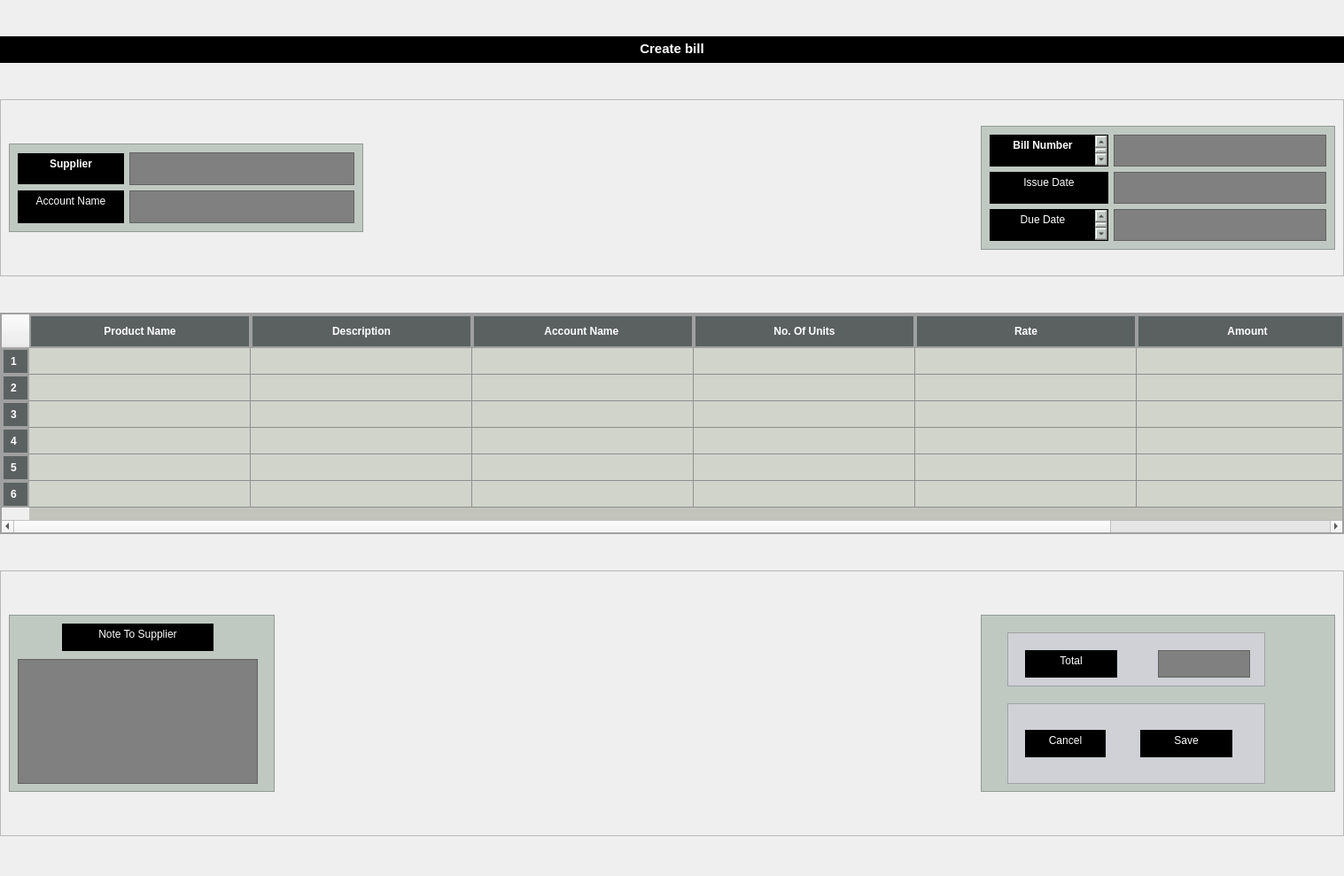
<?xml version="1.0" encoding="UTF-8"?>
<ui version="4.0">
 <class>CreateBill</class>
 <widget class="QMainWindow" name="CreateBill">
  <property name="geometry">
   <rect>
    <x>0</x>
    <y>0</y>
    <width>1517</width>
    <height>989</height>
   </rect>
  </property>
  <property name="windowTitle">
   <string>bill1</string>
  </property>
  <property name="styleSheet">
   <string notr="true">QTextEdit{
	background-color:black;
color:white;
font: 900 9pt &quot;Segoe UI Black&quot;;
}</string>
  </property>
  <widget class="QWidget" name="centralwidget">
   <layout class="QVBoxLayout" name="verticalLayout">
    <property name="spacing">
     <number>0</number>
    </property>
    <property name="leftMargin">
     <number>0</number>
    </property>
    <property name="topMargin">
     <number>0</number>
    </property>
    <property name="rightMargin">
     <number>0</number>
    </property>
    <property name="bottomMargin">
     <number>0</number>
    </property>
    <item>
     <widget class="QTextEdit" name="Createbill">
      <property name="minimumSize">
       <size>
        <width>50</width>
        <height>20</height>
       </size>
      </property>
      <property name="maximumSize">
       <size>
        <width>4543543</width>
        <height>30</height>
       </size>
      </property>
      <property name="styleSheet">
       <string notr="true">background-color:black;
color:white;
font: 800 11pt &quot;Rockwell Extra Bold&quot;;
</string>
      </property>
      <property name="html">
       <string>&lt;!DOCTYPE HTML PUBLIC &quot;-//W3C//DTD HTML 4.0//EN&quot; &quot;http://www.w3.org/TR/REC-html40/strict.dtd&quot;&gt;
&lt;html&gt;&lt;head&gt;&lt;meta name=&quot;qrichtext&quot; content=&quot;1&quot; /&gt;&lt;meta charset=&quot;utf-8&quot; /&gt;&lt;style type=&quot;text/css&quot;&gt;
p, li { white-space: pre-wrap; }
hr { height: 1px; border-width: 0; }
li.unchecked::marker { content: &quot;\2610&quot;; }
li.checked::marker { content: &quot;\2612&quot;; }
&lt;/style&gt;&lt;/head&gt;&lt;body style=&quot; font-family:'Rockwell Extra Bold'; font-size:11pt; font-weight:800; font-style:normal;&quot;&gt;
&lt;p align=&quot;center&quot; style=&quot; margin-top:12px; margin-bottom:12px; margin-left:0px; margin-right:0px; -qt-block-indent:0; text-indent:0px;&quot;&gt;&lt;span style=&quot; font-family:'Segoe UI'; font-weight:700;&quot;&gt;Create bill&lt;/span&gt;&lt;/p&gt;&lt;/body&gt;&lt;/html&gt;</string>
      </property>
     </widget>
    </item>
    <item>
     <widget class="QFrame" name="TopFrame">
      <property name="minimumSize">
       <size>
        <width>900</width>
        <height>150</height>
       </size>
      </property>
      <property name="maximumSize">
       <size>
        <width>16777215</width>
        <height>200</height>
       </size>
      </property>
      <property name="frameShape">
       <enum>QFrame::StyledPanel</enum>
      </property>
      <property name="frameShadow">
       <enum>QFrame::Raised</enum>
      </property>
      <layout class="QGridLayout" name="gridLayout">
       <item row="0" column="0">
        <widget class="QFrame" name="frame1">
         <property name="minimumSize">
          <size>
           <width>300</width>
           <height>50</height>
          </size>
         </property>
         <property name="maximumSize">
          <size>
           <width>400</width>
           <height>100</height>
          </size>
         </property>
         <property name="styleSheet">
          <string notr="true">background-color:rgb(191,201,194);


</string>
         </property>
         <property name="frameShape">
          <enum>QFrame::StyledPanel</enum>
         </property>
         <property name="frameShadow">
          <enum>QFrame::Raised</enum>
         </property>
         <layout class="QGridLayout" name="gridLayout_3">
          <item row="0" column="0">
           <widget class="QTextEdit" name="textEdit_2">
            <property name="minimumSize">
             <size>
              <width>120</width>
              <height>35</height>
             </size>
            </property>
            <property name="maximumSize">
             <size>
              <width>120</width>
              <height>35</height>
             </size>
            </property>
            <property name="styleSheet">
             <string notr="true">background-color:black;
color:white;
font: 900 9pt &quot;Segoe UI Black&quot;;</string>
            </property>
            <property name="html">
             <string>&lt;!DOCTYPE HTML PUBLIC &quot;-//W3C//DTD HTML 4.0//EN&quot; &quot;http://www.w3.org/TR/REC-html40/strict.dtd&quot;&gt;
&lt;html&gt;&lt;head&gt;&lt;meta name=&quot;qrichtext&quot; content=&quot;1&quot; /&gt;&lt;meta charset=&quot;utf-8&quot; /&gt;&lt;style type=&quot;text/css&quot;&gt;
p, li { white-space: pre-wrap; }
hr { height: 1px; border-width: 0; }
li.unchecked::marker { content: &quot;\2610&quot;; }
li.checked::marker { content: &quot;\2612&quot;; }
&lt;/style&gt;&lt;/head&gt;&lt;body style=&quot; font-family:'Segoe UI Black'; font-size:9pt; font-weight:900; font-style:normal;&quot;&gt;
&lt;p align=&quot;center&quot; style=&quot; margin-top:0px; margin-bottom:0px; margin-left:0px; margin-right:0px; -qt-block-indent:0; text-indent:0px;&quot;&gt;&lt;span style=&quot; font-family:'Segoe UI'; font-weight:700;&quot;&gt;Supplier&lt;/span&gt;&lt;/p&gt;&lt;/body&gt;&lt;/html&gt;</string>
            </property>
           </widget>
          </item>
          <item row="0" column="1">
           <widget class="QTextEdit" name="textEdit_3">
            <property name="minimumSize">
             <size>
              <width>200</width>
              <height>35</height>
             </size>
            </property>
            <property name="styleSheet">
             <string notr="true">background-color:grey;
color:white;
font: 900 9pt &quot;Segoe UI Black&quot;;</string>
            </property>
           </widget>
          </item>
          <item row="1" column="0">
           <widget class="QTextEdit" name="textEdit_4">
            <property name="minimumSize">
             <size>
              <width>120</width>
              <height>35</height>
             </size>
            </property>
            <property name="maximumSize">
             <size>
              <width>120</width>
              <height>16777215</height>
             </size>
            </property>
            <property name="styleSheet">
             <string notr="true">background-color:black;
color:white;
font: 900 9pt &quot;Segoe UI Black&quot;;</string>
            </property>
            <property name="html">
             <string>&lt;!DOCTYPE HTML PUBLIC &quot;-//W3C//DTD HTML 4.0//EN&quot; &quot;http://www.w3.org/TR/REC-html40/strict.dtd&quot;&gt;
&lt;html&gt;&lt;head&gt;&lt;meta name=&quot;qrichtext&quot; content=&quot;1&quot; /&gt;&lt;meta charset=&quot;utf-8&quot; /&gt;&lt;style type=&quot;text/css&quot;&gt;
p, li { white-space: pre-wrap; }
hr { height: 1px; border-width: 0; }
li.unchecked::marker { content: &quot;\2610&quot;; }
li.checked::marker { content: &quot;\2612&quot;; }
&lt;/style&gt;&lt;/head&gt;&lt;body style=&quot; font-family:'Segoe UI Black'; font-size:9pt; font-weight:900; font-style:normal;&quot;&gt;
&lt;p align=&quot;center&quot; style=&quot; margin-top:0px; margin-bottom:0px; margin-left:0px; margin-right:0px; -qt-block-indent:0; text-indent:0px;&quot;&gt;&lt;span style=&quot; font-family:'Sans Serif'; font-weight:400;&quot;&gt;Account Name&lt;/span&gt;&lt;/p&gt;&lt;/body&gt;&lt;/html&gt;</string>
            </property>
           </widget>
          </item>
          <item row="1" column="1">
           <widget class="QTextEdit" name="textEdit_5">
            <property name="minimumSize">
             <size>
              <width>0</width>
              <height>35</height>
             </size>
            </property>
            <property name="styleSheet">
             <string notr="true">background-color:grey;
color:white;
font: 900 9pt &quot;Segoe UI Black&quot;;</string>
            </property>
           </widget>
          </item>
         </layout>
        </widget>
       </item>
       <item row="0" column="2">
        <widget class="QFrame" name="frame2">
         <property name="minimumSize">
          <size>
           <width>300</width>
           <height>120</height>
          </size>
         </property>
         <property name="maximumSize">
          <size>
           <width>400</width>
           <height>140</height>
          </size>
         </property>
         <property name="styleSheet">
          <string notr="true">background-color:rgb(191,201,194);
</string>
         </property>
         <property name="frameShape">
          <enum>QFrame::StyledPanel</enum>
         </property>
         <property name="frameShadow">
          <enum>QFrame::Raised</enum>
         </property>
         <layout class="QGridLayout" name="gridLayout_4">
          <item row="0" column="0">
           <widget class="QTextEdit" name="Billbutton">
            <property name="minimumSize">
             <size>
              <width>120</width>
              <height>0</height>
             </size>
            </property>
            <property name="maximumSize">
             <size>
              <width>150</width>
              <height>16777215</height>
             </size>
            </property>
            <property name="styleSheet">
             <string notr="true">background-color:black;
color:white;
font: 900 9pt &quot;Segoe UI Black&quot;;</string>
            </property>
            <property name="html">
             <string>&lt;!DOCTYPE HTML PUBLIC &quot;-//W3C//DTD HTML 4.0//EN&quot; &quot;http://www.w3.org/TR/REC-html40/strict.dtd&quot;&gt;
&lt;html&gt;&lt;head&gt;&lt;meta name=&quot;qrichtext&quot; content=&quot;1&quot; /&gt;&lt;meta charset=&quot;utf-8&quot; /&gt;&lt;style type=&quot;text/css&quot;&gt;
p, li { white-space: pre-wrap; }
hr { height: 1px; border-width: 0; }
li.unchecked::marker { content: &quot;\2610&quot;; }
li.checked::marker { content: &quot;\2612&quot;; }
&lt;/style&gt;&lt;/head&gt;&lt;body style=&quot; font-family:'Segoe UI Black'; font-size:9pt; font-weight:900; font-style:normal;&quot;&gt;
&lt;p align=&quot;center&quot; style=&quot; margin-top:0px; margin-bottom:0px; margin-left:0px; margin-right:0px; -qt-block-indent:0; text-indent:0px;&quot;&gt;&lt;span style=&quot; font-family:'Segoe UI'; font-weight:700;&quot;&gt;Bill Number&lt;/span&gt;&lt;/p&gt;
&lt;p align=&quot;center&quot; style=&quot;-qt-paragraph-type:empty; margin-top:0px; margin-bottom:0px; margin-left:0px; margin-right:0px; -qt-block-indent:0; text-indent:0px; font-family:'Segoe UI'; font-weight:700;&quot;&gt;&lt;br /&gt;&lt;/p&gt;
&lt;p align=&quot;center&quot; style=&quot;-qt-paragraph-type:empty; margin-top:0px; margin-bottom:0px; margin-left:0px; margin-right:0px; -qt-block-indent:0; text-indent:0px; font-family:'Segoe UI'; font-weight:700;&quot;&gt;&lt;br /&gt;&lt;/p&gt;&lt;/body&gt;&lt;/html&gt;</string>
            </property>
           </widget>
          </item>
          <item row="0" column="1">
           <widget class="QTextEdit" name="BillSpace">
            <property name="styleSheet">
             <string notr="true">background-color:grey;
color:white;
font: 900 9pt &quot;Segoe UI Black&quot;;</string>
            </property>
           </widget>
          </item>
          <item row="1" column="0">
           <widget class="QTextEdit" name="IssueDateButton">
            <property name="maximumSize">
             <size>
              <width>150</width>
              <height>16777215</height>
             </size>
            </property>
            <property name="styleSheet">
             <string notr="true">background-color:black;
color:white;
font: 900 9pt &quot;Segoe UI Black&quot;;</string>
            </property>
            <property name="html">
             <string>&lt;!DOCTYPE HTML PUBLIC &quot;-//W3C//DTD HTML 4.0//EN&quot; &quot;http://www.w3.org/TR/REC-html40/strict.dtd&quot;&gt;
&lt;html&gt;&lt;head&gt;&lt;meta name=&quot;qrichtext&quot; content=&quot;1&quot; /&gt;&lt;meta charset=&quot;utf-8&quot; /&gt;&lt;style type=&quot;text/css&quot;&gt;
p, li { white-space: pre-wrap; }
hr { height: 1px; border-width: 0; }
li.unchecked::marker { content: &quot;\2610&quot;; }
li.checked::marker { content: &quot;\2612&quot;; }
&lt;/style&gt;&lt;/head&gt;&lt;body style=&quot; font-family:'Segoe UI Black'; font-size:9pt; font-weight:900; font-style:normal;&quot;&gt;
&lt;p align=&quot;center&quot; style=&quot; margin-top:0px; margin-bottom:0px; margin-left:0px; margin-right:0px; -qt-block-indent:0; text-indent:0px;&quot;&gt;&lt;span style=&quot; font-family:'Segoe UI'; font-weight:400;&quot;&gt;Issue Date&lt;/span&gt;&lt;/p&gt;&lt;/body&gt;&lt;/html&gt;</string>
            </property>
           </widget>
          </item>
          <item row="1" column="1">
           <widget class="QTextEdit" name="IssueDate">
            <property name="styleSheet">
             <string notr="true">background-color:grey;
color:white;
font: 900 9pt &quot;Segoe UI Black&quot;;</string>
            </property>
           </widget>
          </item>
          <item row="2" column="0">
           <widget class="QTextEdit" name="DueDateButton">
            <property name="maximumSize">
             <size>
              <width>150</width>
              <height>16777215</height>
             </size>
            </property>
            <property name="styleSheet">
             <string notr="true">background-color:black;
color:white;
font: 900 9pt &quot;Segoe UI Black&quot;;</string>
            </property>
            <property name="html">
             <string>&lt;!DOCTYPE HTML PUBLIC &quot;-//W3C//DTD HTML 4.0//EN&quot; &quot;http://www.w3.org/TR/REC-html40/strict.dtd&quot;&gt;
&lt;html&gt;&lt;head&gt;&lt;meta name=&quot;qrichtext&quot; content=&quot;1&quot; /&gt;&lt;meta charset=&quot;utf-8&quot; /&gt;&lt;style type=&quot;text/css&quot;&gt;
p, li { white-space: pre-wrap; }
hr { height: 1px; border-width: 0; }
li.unchecked::marker { content: &quot;\2610&quot;; }
li.checked::marker { content: &quot;\2612&quot;; }
&lt;/style&gt;&lt;/head&gt;&lt;body style=&quot; font-family:'Segoe UI Black'; font-size:9pt; font-weight:900; font-style:normal;&quot;&gt;
&lt;p align=&quot;center&quot; style=&quot; margin-top:0px; margin-bottom:0px; margin-left:0px; margin-right:0px; -qt-block-indent:0; text-indent:0px;&quot;&gt;&lt;span style=&quot; font-family:'Segoe UI'; font-weight:400;&quot;&gt;Due Date&lt;/span&gt;&lt;/p&gt;
&lt;p align=&quot;center&quot; style=&quot;-qt-paragraph-type:empty; margin-top:0px; margin-bottom:0px; margin-left:0px; margin-right:0px; -qt-block-indent:0; text-indent:0px; font-family:'Segoe UI'; font-weight:400;&quot;&gt;&lt;br /&gt;&lt;/p&gt;&lt;/body&gt;&lt;/html&gt;</string>
            </property>
           </widget>
          </item>
          <item row="2" column="1">
           <widget class="QTextEdit" name="DueDate">
            <property name="styleSheet">
             <string notr="true">background-color:grey;
color:white;
font: 900 9pt &quot;Segoe UI Black&quot;;</string>
            </property>
           </widget>
          </item>
         </layout>
        </widget>
       </item>
       <item row="0" column="1">
        <spacer name="horizontalSpacer">
         <property name="orientation">
          <enum>Qt::Horizontal</enum>
         </property>
         <property name="sizeHint" stdset="0">
          <size>
           <width>209</width>
           <height>20</height>
          </size>
         </property>
        </spacer>
       </item>
      </layout>
     </widget>
    </item>
    <item>
     <widget class="QTableWidget" name="tableWidget">
      <property name="minimumSize">
       <size>
        <width>600</width>
        <height>100</height>
       </size>
      </property>
      <property name="maximumSize">
       <size>
        <width>16777215</width>
        <height>250</height>
       </size>
      </property>
      <property name="styleSheet">
       <string notr="true">QTableWidget {
    background-color: rgb(194,196,188);     /* Background color of the table */
    gridline-color: #8F8F8F;        /* Gridline color */
    border: 2px solid #A0A0A0;      /* Border around the table */
}

QHeaderView::section {
    background-color: rgb(91,97,97); 
color:white;     /* Header background color */
    padding: 8px;                   /* Header padding */
    font-weight: bold;              /* Header font */
    border: 2px solid #A0A0A0;      /* Border around headers */
}

QTableWidget::item {
    padding: 5px;                   /* Padding for cells */
    background-color: rgb(209,212,203);      /* Default background color for cells */
}

QTableWidget::item:alternate {
    background-color: rgb(233,245,201);      /* Alternating row color */
}

QTableWidget::item:selected {
    background-color: #A0A0FF;      /* Background color when a cell is selected */
    color: white;                   /* Text color when a cell is selected */
}

QTableWidget QScrollBar:vertical {
    background: #F5F5F5;            /* Vertical scrollbar background */
    width: 15px;                    /* Scrollbar width */
}

QTableWidget QScrollBar::handle:vertical {
    background: #B0B0B0;            /* Vertical scrollbar handle color */
    border-radius: 4px;             /* Rounded scrollbar handle */
}
</string>
      </property>
      <property name="textElideMode">
       <enum>Qt::ElideMiddle</enum>
      </property>
      <property name="rowCount">
       <number>6</number>
      </property>
      <property name="columnCount">
       <number>6</number>
      </property>
      <attribute name="horizontalHeaderDefaultSectionSize">
       <number>250</number>
      </attribute>
      <attribute name="horizontalHeaderStretchLastSection">
       <bool>true</bool>
      </attribute>
      <row/>
      <row/>
      <row/>
      <row/>
      <row/>
      <row/>
      <column>
       <property name="text">
        <string>Product Name</string>
       </property>
      </column>
      <column>
       <property name="text">
        <string>Description</string>
       </property>
      </column>
      <column>
       <property name="text">
        <string>Account Name </string>
       </property>
      </column>
      <column>
       <property name="text">
        <string>No. Of Units</string>
       </property>
      </column>
      <column>
       <property name="text">
        <string>Rate</string>
       </property>
      </column>
      <column>
       <property name="text">
        <string>Amount</string>
       </property>
      </column>
     </widget>
    </item>
    <item>
     <widget class="QFrame" name="frame_4">
      <property name="minimumSize">
       <size>
        <width>900</width>
        <height>300</height>
       </size>
      </property>
      <property name="maximumSize">
       <size>
        <width>16777215</width>
        <height>300</height>
       </size>
      </property>
      <property name="frameShape">
       <enum>QFrame::StyledPanel</enum>
      </property>
      <property name="frameShadow">
       <enum>QFrame::Raised</enum>
      </property>
      <layout class="QGridLayout" name="gridLayout_2">
       <item row="0" column="0">
        <widget class="QFrame" name="NoteFrame">
         <property name="minimumSize">
          <size>
           <width>300</width>
           <height>50</height>
          </size>
         </property>
         <property name="maximumSize">
          <size>
           <width>16777215</width>
           <height>200</height>
          </size>
         </property>
         <property name="styleSheet">
          <string notr="true">background-color:rgb(191,201,194);
</string>
         </property>
         <property name="frameShape">
          <enum>QFrame::StyledPanel</enum>
         </property>
         <property name="frameShadow">
          <enum>QFrame::Raised</enum>
         </property>
         <widget class="QTextEdit" name="noteSpace">
          <property name="geometry">
           <rect>
            <x>10</x>
            <y>50</y>
            <width>271</width>
            <height>141</height>
           </rect>
          </property>
          <property name="styleSheet">
           <string notr="true">background-color:grey;
color:white;
font: 900 9pt &quot;Segoe UI Black&quot;;</string>
          </property>
         </widget>
         <widget class="QTextEdit" name="NotetoSupplier">
          <property name="geometry">
           <rect>
            <x>60</x>
            <y>10</y>
            <width>171</width>
            <height>31</height>
           </rect>
          </property>
          <property name="styleSheet">
           <string notr="true">background-color:black;
color:white;
font: 900 9pt &quot;Segoe UI Black&quot;;</string>
          </property>
          <property name="html">
           <string>&lt;!DOCTYPE HTML PUBLIC &quot;-//W3C//DTD HTML 4.0//EN&quot; &quot;http://www.w3.org/TR/REC-html40/strict.dtd&quot;&gt;
&lt;html&gt;&lt;head&gt;&lt;meta name=&quot;qrichtext&quot; content=&quot;1&quot; /&gt;&lt;meta charset=&quot;utf-8&quot; /&gt;&lt;style type=&quot;text/css&quot;&gt;
p, li { white-space: pre-wrap; }
hr { height: 1px; border-width: 0; }
li.unchecked::marker { content: &quot;\2610&quot;; }
li.checked::marker { content: &quot;\2612&quot;; }
&lt;/style&gt;&lt;/head&gt;&lt;body style=&quot; font-family:'Segoe UI Black'; font-size:9pt; font-weight:900; font-style:normal;&quot;&gt;
&lt;p align=&quot;center&quot; style=&quot; margin-top:0px; margin-bottom:0px; margin-left:0px; margin-right:0px; -qt-block-indent:0; text-indent:0px;&quot;&gt;&lt;span style=&quot; font-family:'Segoe UI'; font-weight:400;&quot;&gt;Note To Supplier&lt;/span&gt;&lt;/p&gt;&lt;/body&gt;&lt;/html&gt;</string>
          </property>
         </widget>
        </widget>
       </item>
       <item row="0" column="1">
        <spacer name="horizontalSpacer_2">
         <property name="orientation">
          <enum>Qt::Horizontal</enum>
         </property>
         <property name="sizeHint" stdset="0">
          <size>
           <width>209</width>
           <height>20</height>
          </size>
         </property>
        </spacer>
       </item>
       <item row="0" column="2">
        <widget class="QFrame" name="frame_3">
         <property name="minimumSize">
          <size>
           <width>400</width>
           <height>200</height>
          </size>
         </property>
         <property name="styleSheet">
          <string notr="true">background-color:rgb(191,201,194);
</string>
         </property>
         <property name="frameShape">
          <enum>QFrame::StyledPanel</enum>
         </property>
         <property name="frameShadow">
          <enum>QFrame::Raised</enum>
         </property>
         <widget class="QFrame" name="frame">
          <property name="geometry">
           <rect>
            <x>30</x>
            <y>20</y>
            <width>291</width>
            <height>61</height>
           </rect>
          </property>
          <property name="minimumSize">
           <size>
            <width>50</width>
            <height>50</height>
           </size>
          </property>
          <property name="styleSheet">
           <string notr="true">background-color:rgb(208,209,214);
</string>
          </property>
          <property name="frameShape">
           <enum>QFrame::StyledPanel</enum>
          </property>
          <property name="frameShadow">
           <enum>QFrame::Raised</enum>
          </property>
          <widget class="QTextEdit" name="TotalButton">
           <property name="geometry">
            <rect>
             <x>20</x>
             <y>20</y>
             <width>104</width>
             <height>31</height>
            </rect>
           </property>
           <property name="styleSheet">
            <string notr="true">background-color:black;
color:white;
font: 900 9pt &quot;Segoe UI Black&quot;;</string>
           </property>
           <property name="html">
            <string>&lt;!DOCTYPE HTML PUBLIC &quot;-//W3C//DTD HTML 4.0//EN&quot; &quot;http://www.w3.org/TR/REC-html40/strict.dtd&quot;&gt;
&lt;html&gt;&lt;head&gt;&lt;meta name=&quot;qrichtext&quot; content=&quot;1&quot; /&gt;&lt;meta charset=&quot;utf-8&quot; /&gt;&lt;style type=&quot;text/css&quot;&gt;
p, li { white-space: pre-wrap; }
hr { height: 1px; border-width: 0; }
li.unchecked::marker { content: &quot;\2610&quot;; }
li.checked::marker { content: &quot;\2612&quot;; }
&lt;/style&gt;&lt;/head&gt;&lt;body style=&quot; font-family:'Segoe UI Black'; font-size:9pt; font-weight:900; font-style:normal;&quot;&gt;
&lt;p align=&quot;center&quot; style=&quot; margin-top:0px; margin-bottom:0px; margin-left:0px; margin-right:0px; -qt-block-indent:0; text-indent:0px;&quot;&gt;&lt;span style=&quot; font-family:'Segoe UI'; font-weight:400;&quot;&gt;Total&lt;/span&gt;&lt;/p&gt;&lt;/body&gt;&lt;/html&gt;</string>
           </property>
          </widget>
          <widget class="QTextEdit" name="Total">
           <property name="geometry">
            <rect>
             <x>170</x>
             <y>20</y>
             <width>104</width>
             <height>31</height>
            </rect>
           </property>
           <property name="styleSheet">
            <string notr="true">background-color:grey;
color:white;
font: 900 9pt &quot;Segoe UI Black&quot;;</string>
           </property>
          </widget>
         </widget>
         <widget class="QFrame" name="frame_2">
          <property name="geometry">
           <rect>
            <x>30</x>
            <y>100</y>
            <width>291</width>
            <height>91</height>
           </rect>
          </property>
          <property name="styleSheet">
           <string notr="true">background-color:rgb(208,209,214);
</string>
          </property>
          <property name="frameShape">
           <enum>QFrame::StyledPanel</enum>
          </property>
          <property name="frameShadow">
           <enum>QFrame::Raised</enum>
          </property>
          <widget class="QTextEdit" name="Save">
           <property name="geometry">
            <rect>
             <x>150</x>
             <y>30</y>
             <width>104</width>
             <height>31</height>
            </rect>
           </property>
           <property name="styleSheet">
            <string notr="true">background-color:black
;
color:white;
font: 900 9pt &quot;Segoe UI Black&quot;;</string>
           </property>
           <property name="html">
            <string>&lt;!DOCTYPE HTML PUBLIC &quot;-//W3C//DTD HTML 4.0//EN&quot; &quot;http://www.w3.org/TR/REC-html40/strict.dtd&quot;&gt;
&lt;html&gt;&lt;head&gt;&lt;meta name=&quot;qrichtext&quot; content=&quot;1&quot; /&gt;&lt;meta charset=&quot;utf-8&quot; /&gt;&lt;style type=&quot;text/css&quot;&gt;
p, li { white-space: pre-wrap; }
hr { height: 1px; border-width: 0; }
li.unchecked::marker { content: &quot;\2610&quot;; }
li.checked::marker { content: &quot;\2612&quot;; }
&lt;/style&gt;&lt;/head&gt;&lt;body style=&quot; font-family:'Segoe UI Black'; font-size:9pt; font-weight:900; font-style:normal;&quot;&gt;
&lt;p align=&quot;center&quot; style=&quot; margin-top:0px; margin-bottom:0px; margin-left:0px; margin-right:0px; -qt-block-indent:0; text-indent:0px;&quot;&gt;&lt;span style=&quot; font-family:'Segoe UI'; font-weight:400;&quot;&gt;Save&lt;/span&gt;&lt;/p&gt;&lt;/body&gt;&lt;/html&gt;</string>
           </property>
          </widget>
          <widget class="QTextEdit" name="textEdit">
           <property name="geometry">
            <rect>
             <x>20</x>
             <y>30</y>
             <width>91</width>
             <height>31</height>
            </rect>
           </property>
           <property name="styleSheet">
            <string notr="true">background-color:black;
color:white;
font: 900 9pt &quot;Segoe UI Black&quot;;</string>
           </property>
           <property name="html">
            <string>&lt;!DOCTYPE HTML PUBLIC &quot;-//W3C//DTD HTML 4.0//EN&quot; &quot;http://www.w3.org/TR/REC-html40/strict.dtd&quot;&gt;
&lt;html&gt;&lt;head&gt;&lt;meta name=&quot;qrichtext&quot; content=&quot;1&quot; /&gt;&lt;meta charset=&quot;utf-8&quot; /&gt;&lt;style type=&quot;text/css&quot;&gt;
p, li { white-space: pre-wrap; }
hr { height: 1px; border-width: 0; }
li.unchecked::marker { content: &quot;\2610&quot;; }
li.checked::marker { content: &quot;\2612&quot;; }
&lt;/style&gt;&lt;/head&gt;&lt;body style=&quot; font-family:'Segoe UI Black'; font-size:9pt; font-weight:900; font-style:normal;&quot;&gt;
&lt;p align=&quot;center&quot; style=&quot; margin-top:0px; margin-bottom:0px; margin-left:0px; margin-right:0px; -qt-block-indent:0; text-indent:0px;&quot;&gt;&lt;span style=&quot; font-family:'Segoe UI'; font-weight:400;&quot;&gt;Cancel&lt;/span&gt;&lt;/p&gt;&lt;/body&gt;&lt;/html&gt;</string>
           </property>
          </widget>
         </widget>
        </widget>
       </item>
      </layout>
     </widget>
    </item>
   </layout>
  </widget>
 </widget>
 <resources/>
 <connections/>
</ui>
